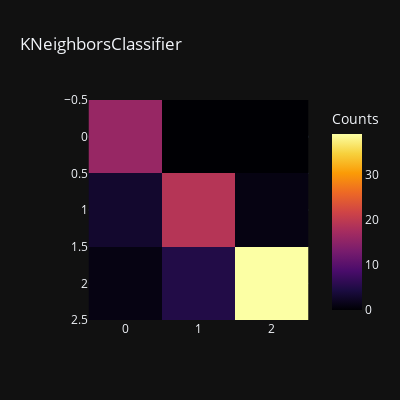

The notebook cell this image was saved under:
### Code cell
models = [knn]
for model in models:
    model.fit(x_train, y_train)
    y_pred = model.predict(x_test)
    print(type(model).__name__,"Mean_absolute_error: ",mean_absolute_error(y_test, y_pred))
    print(type(model).__name__,"Mean_squared_error: ",mean_squared_error(y_test, y_pred))
    print(type(model).__name__,"Root_mean_squared_error: ",np.sqrt(mean_squared_error(y_test, y_pred)))
    print(type(model).__name__,"R2_score: ",r2_score(y_test, y_pred))
    print(type(model).__name__,"Classification_report: \n",classification_report(y_test, y_pred))
    

    fig=px.imshow(confusion_matrix(y_test, y_pred),color_continuous_scale="inferno",title=type(model).__name__,
                  width=400,height=400,labels=dict(X="Predicted", Y="Actual", color="Counts"),template="plotly_dark")
    fig.show()

### Figure 1 — Plotly figure (JSON) as saved in the notebook; plotly's stock layout.template omitted (floating-point values rounded to 4 significant figures)
{"data": [{"coloraxis": "coloraxis", "hovertemplate": "x: %{x}<br>y: %{y}<br>Counts: %{z}<extra></extra>", "name": "0", "type": "heatmap", "xaxis": "x", "yaxis": "y", "z": [[16, 0, 0], [3, 19, 1], [1, 5, 39]]}], "layout": {"coloraxis": {"colorbar": {"title": {"text": "Counts"}}, "colorscale": [[0, "#000004"], [0.1111, "#1b0c41"], [0.2222, "#4a0c6b"], [0.3333, "#781c6d"], [0.4444, "#a52c60"], [0.5556, "#cf4446"], [0.6667, "#ed6925"], [0.7778, "#fb9b06"], [0.8889, "#f7d13d"], [1, "#fcffa4"]]}, "height": 400, "title": {"text": "KNeighborsClassifier"}, "width": 400, "xaxis": {"anchor": "y", "constrain": "domain", "domain": [0, 1], "scaleanchor": "y"}, "yaxis": {"anchor": "x", "autorange": "reversed", "constrain": "domain", "domain": [0, 1]}}}
